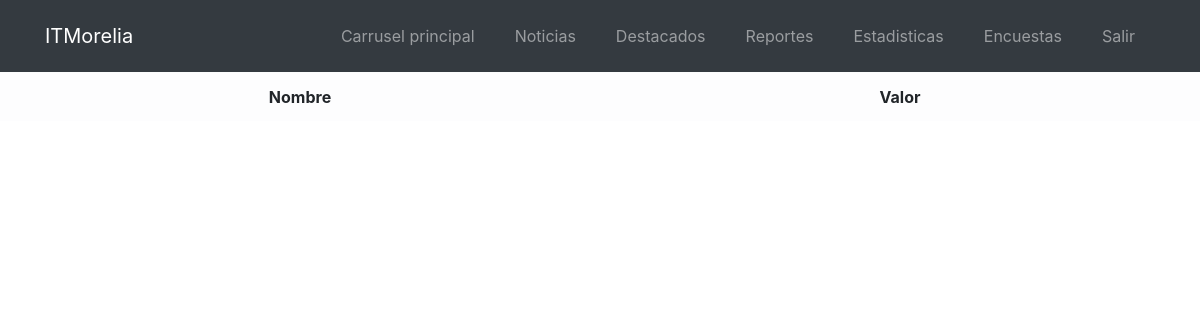
Page /admin/vistas/editEstadistica.php (signed in) on the earlier database version.
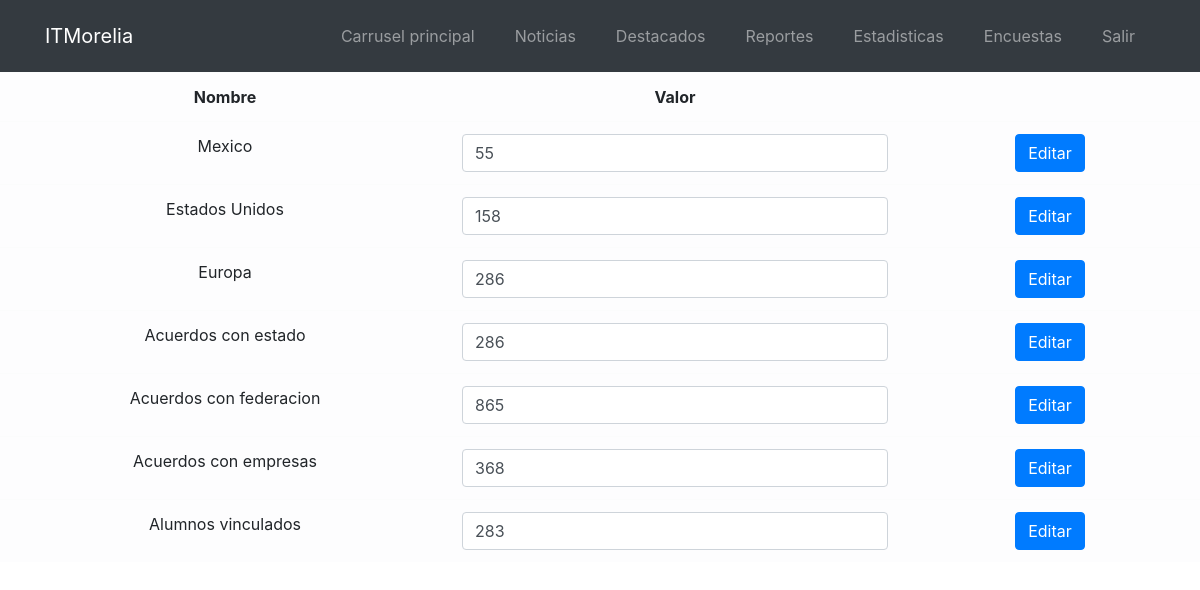
Same page on the later database version.
### tables this page shows
CREATE TABLE `estadisticas` (
  `id` int(11) NOT NULL AUTO_INCREMENT,
  `estad` varchar(50) NOT NULL,
  `val` int(11) NOT NULL,
  PRIMARY KEY (`id`)
);

### admin/includes/scripts.php (called while the page is built, shortened)
<?php
class scripts {
    public function verEstadis(){
        include "config.php";
        $sql = "SELECT * FROM estadisticas";
        $result = mysqli_query($link, $sql);
        return $result;
    }
}

### admin/vistas/editEstadistica.php (the view, shortened to what this page needs)
<?php
include_once '../includes/scripts.php';
$scrip = new scripts();
$info=$scrip->verEstadis();
 include_once 'head.php';
 ?>
<table class="table table-light table-bordered-black">
    <tbody>
        <tr>
            <th width="10%" class="text-center">Nombre</th>
            <th width="10%" class="text-center">Valor</th>
        </tr>
<?php  while($row = $info->fetch_assoc()){?>
  <tr>
        <form action="../includes/post.php" enctype="multipart/form-data" method="post">
            <td width="15%" class="text-center"> <?php echo  $row['estad'];   ?></td>
            <td width="15%" class="text-center"> <input class="form-control" placeholder="<?php echo  $row['val'];   ?>" value="<?php echo  $row['val'];   ?>" name="val" id="val" type="number" ></td>
            <td width="10%" class="text-center">
                    <button class="btn btn-primary"
                        name="btnAccion"
                        value="editarStad"
                        type="submit">Editar
                    </button>
            </td>
        </form>
        <?php } ?>
    </tbody>
</table>
</body>

### admin/vistas/head.php (shortened to what this page needs)
<!DOCTYPE html>
<html lang="en">
    <head>
    <link rel="stylesheet" href="https://stackpath.bootstrapcdn.com/bootstrap/4.4.1/css/bootstrap.min.css">
    <nav class="navbar navbar-dark bg-dark navbar-expand-lg bg-secondary fixed-top " id="mainNav" href="http://localhost/vinculacionitm/admin/" >
            <div class="container"><a class="navbar-brand" >ITMorelia</a>
                <div class="collapse navbar-collapse" id="navbarResponsive">
                    <ul class="navbar-nav ml-auto">
                        <li class="nav-item mx-0 mx-lg-1"><a class="nav-link py-3 px-0 px-lg-3 rounded js-scroll-trigger" href="http://localhost/vinculacionitm/admin/vistas/editCarru.php">Carrusel principal</a></li>
                        <li class="nav-item mx-0 mx-lg-1"><a class="nav-link py-3 px-0 px-lg-3 rounded js-scroll-trigger" href="http://localhost/vinculacionitm/admin/vistas/editNot2.php">Noticias </a></li>
                        <li class="nav-item mx-0 mx-lg-1"><a class="nav-link py-3 px-0 px-lg-3 rounded js-scroll-trigger" href="http://localhost/vinculacionitm/admin/">Destacados</a></li>
                        <li class="nav-item mx-0 mx-lg-1"><a class="nav-link py-3 px-0 px-lg-3 rounded js-scroll-trigger" href="http://localhost/vinculacionitm/admin/">Reportes</a>
                        <li class="nav-item mx-0 mx-lg-1"><a class="nav-link py-3 px-0 px-lg-3 rounded js-scroll-trigger" href="http://localhost/vinculacionitm/admin/vistas/editEstadistica.php">Estadisticas</a>
                        <li class="nav-item mx-0 mx-lg-1"><a class="nav-link py-3 px-0 px-lg-3 rounded js-scroll-trigger" href="http://localhost/vinculacionitm/admin/">Encuestas</a>
                        <li class="nav-item mx-0 mx-lg-1"><a class="nav-link py-3 px-0 px-lg-3 rounded js-scroll-trigger" href="http://localhost/vinculacionitm/admin/includes/logout.php">Salir</a>
                        </li>
                    </ul>
                </div>
            </div>
        </nav>
    </head>
  <br>
  <br>
  <br>

Differences in the rows shown:
added estadisticas: estad "Mexico", val "55"
added estadisticas: estad "Estados Unidos", val "158"
added estadisticas: estad "Europa", val "286"
added estadisticas: estad "Acuerdos con estado", val "286"
added estadisticas: estad "Acuerdos con federacion", val "865"
added estadisticas: estad "Acuerdos con empresas", val "368"
added estadisticas: estad "Alumnos vinculados", val "283"
